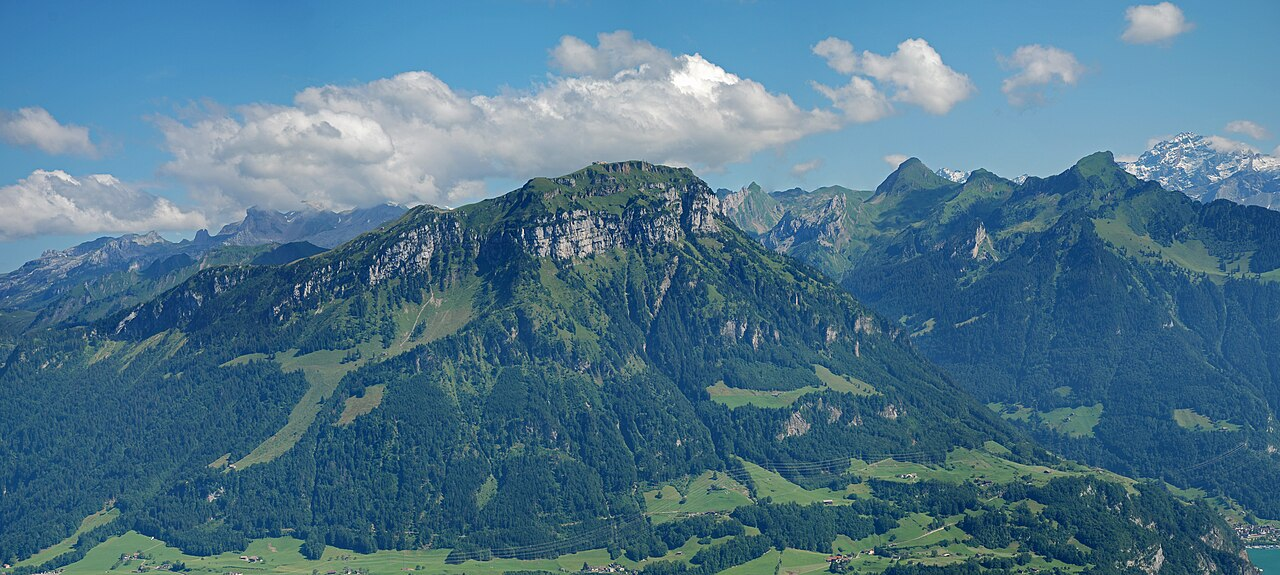
#> input picture scripts/assets/fronalpstock-source.jpg, 1280 x 575 px
$ python jpg_to_array.py assets/fronalpstock-source.jpg --output out.png
#> lines starting #> are read from the running program, lines starting #| are printed output that depends on the picture
#!/usr/bin/env python3
"""把图片转为本工程 JCU 可解码的 JPEG，并输出或更新 C 数组。

依赖：python -m pip install Pillow
示例：
  python scripts/jpg_to_array.py photo.jpg -o logs/photo-array.txt
  python scripts/jpg_to_array.py photo.jpg --update-c src/test/test-graphics-jpeg.c

输出保存的是 JPEG 压缩字节，不是 RGB565 像素。使用 RGB、baseline、
4:4:4 编码和 16 的整数倍尺寸，便于 RA6M3 JCU 全帧解码。
"""

import argparse
import hashlib
from io import BytesIO
from pathlib import Path
import re
import sys

try:
    from PIL import Image, ImageOps
except ImportError:
    raise SystemExit("缺少 Pillow，请运行：python -m pip install Pillow")


MAX_JPEG_BYTES = 65536
PATCH_SIDE = 8


def prepare_jpeg(source: Path, width: int, height: int, quality: int) -> bytes:
    """按 EXIF 方向摆正，居中裁剪到屏幕比例，转为非渐进 JPEG。"""
#> called with width = 480, height = 272, quality = 90
    if width < 16 or width > 480 or height < 16 or height > 272:
        raise ValueError("本工程支持宽 16～480、高 16～272 像素")
    if width % 16 != 0 or height % 16 != 0:
        raise ValueError("宽、高必须是 16 的整数倍")
    if quality < 1 or quality > 95:
        raise ValueError("quality 必须在 1～95 之间")

    with Image.open(source) as original:
#> original is the input picture: PIL image 1280x575 RGB; mean R, G, B 77.9, 117.4, 140.1
        upright = ImageOps.exif_transpose(original)
        # 先转 RGB，避免 CMYK、灰度及透明通道进入硬件 JPEG 解码路径。
        rgb = upright.convert("RGB")
        fitted = ImageOps.fit(rgb, (width, height), method=Image.Resampling.LANCZOS)
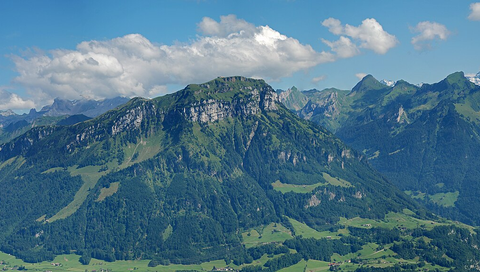
#> fitted: PIL image 480x272 RGB; mean R, G, B 79.1, 117.6, 138.8
        stream = BytesIO()
        fitted.save(stream, format="JPEG", quality=quality, subsampling=0,
                    progressive=False, optimize=False)
    jpeg = stream.getvalue()
    if len(jpeg) > MAX_JPEG_BYTES:
        raise ValueError("JPEG 超过 65536 字节，请降低 quality 或图片尺寸")
    return jpeg


def reference_patches(jpeg: bytes) -> list[tuple[int, int, int, int, int]]:
    """对最终 JPEG 软件解码，在 4×3 网格中取 8×8 区域的 RGB565 通道均值。

    硬件与软件的舍入可能不同，C 例程使用容差比较，不做逐字节强相等。
    参考来自最终 JPEG，不能使用压缩前原图，否则会混入 JPEG 有损误差。
    """
    with Image.open(BytesIO(jpeg)) as decoded:
        rgb = decoded.convert("RGB")
        references = []
        for row in range(3):
            top = (row + 1) * rgb.height // 4 - PATCH_SIDE // 2
            for column in range(4):
                left = (column + 1) * rgb.width // 5 - PATCH_SIDE // 2
                left = max(0, min(left, rgb.width - PATCH_SIDE))
                top = max(0, min(top, rgb.height - PATCH_SIDE))
                red_sum = 0
                green_sum = 0
                blue_sum = 0
                for y in range(top, top + PATCH_SIDE):
                    for x in range(left, left + PATCH_SIDE):
                        red, green, blue = rgb.getpixel((x, y))
                        red_sum += red >> 3
                        green_sum += green >> 2
                        blue_sum += blue >> 3
                count = PATCH_SIDE * PATCH_SIDE
                references.append((left, top, red_sum // count,
                                   green_sum // count, blue_sum // count))
    return references


def render_array(jpeg: bytes, symbol: str) -> str:
    """输出可粘贴到独立 C 文件中的数组、尺寸和采样参考。"""
#> called with symbol = 'test_jpeg'
    if re.fullmatch(r"[a-z][a-z0-9_]*_jpeg", symbol) is None:
        raise ValueError("symbol 请使用小写字母开头、以 _jpeg 结尾的 C 标识符")
    with Image.open(BytesIO(jpeg)) as image:
        width, height = image.size
#> width = 480; height = 272
    prefix = symbol.upper()
    lines = [
        f"/* BEGIN GENERATED JPEG: {symbol} */",
        "/* 由 scripts/jpg_to_array.py 生成；此块中的数据、尺寸和参考值须同步更新。",
        " * 图片版权和授权由输入图片决定，转换不改变其许可。",
        f" * JPEG SHA256: {hashlib.sha256(jpeg).hexdigest()} */",
        f"#define {prefix}_WIDTH {width}u",
        f"#define {prefix}_HEIGHT {height}u",
        f"static const unsigned char {symbol}[] BSP_ALIGN_VARIABLE(8) =",
        "{",
    ]
    for offset in range(0, len(jpeg), 16):
        values = ", ".join(f"0x{value:02x}" for value in jpeg[offset:offset + 16])
        lines.append(f"    {values},")
    lines.extend([
        "};",
        "/* 每行：8×8 区域左上角 x、y，以及 R5、G6、B5 平均值。 */",
        f"static const uint16_t {symbol}_reference[][5] =",
        "{",
    ])
    for patch in reference_patches(jpeg):
#> after the loop in reference_patches, `for row in range(3):`: references = 12 items, first 6: (92, 64, 22, 47, 23), (188, 64, 20, 43, 22), (284, 64, 20, 44, 22), (380, 64, 15, 42, 24), (92, 132, 4, 18, 12), (188, 132, 8, 25, 12)
        lines.append("    {" + ", ".join(str(value) for value in patch) + "},")
    lines.extend(["};", f"/* END GENERATED JPEG: {symbol} */", ""])
    return "\n".join(lines)


def replace_generated_block(source: str, generated: str, symbol: str) -> str:
    """只替换成对标记内的数据块，缺失或重复标记时拒绝修改文件。"""
    begin = f"/* BEGIN GENERATED JPEG: {symbol} */"
    end = f"/* END GENERATED JPEG: {symbol} */"
    if source.count(begin) != 1 or source.count(end) != 1:
        raise ValueError("C 文件必须恰有一对匹配的 BEGIN/END GENERATED JPEG 标记")
    start = source.index(begin)
    finish = source.index(end)
    if finish < start:
        raise ValueError("C 文件中的 JPEG 标记顺序错误")
    return source[:start] + generated.rstrip("\n") + source[finish + len(end):]


def main() -> int:
    parser = argparse.ArgumentParser(description=__doc__,
                                     formatter_class=argparse.RawDescriptionHelpFormatter)
    parser.add_argument("input", type=Path, help="输入 JPG 或 Pillow 支持的图片")
    destination = parser.add_mutually_exclusive_group(required=True)
    destination.add_argument("-o", "--output", type=Path, help="输出数组文本，例如 logs/photo-array.txt")
    destination.add_argument("--update-c", type=Path, help="仅更新已有 C 文件的 JPEG 标记块")
    parser.add_argument("--prepared-jpeg", type=Path, help="同时保存实际嵌入的 JPEG，便于预览")
    parser.add_argument("--width", type=int, default=480)
    parser.add_argument("--height", type=int, default=272)
    parser.add_argument("--quality", type=int, default=90)
    parser.add_argument("--symbol", default="test_jpeg")
    args = parser.parse_args()

    try:
        # 先检查所有路径和内容，再写文件，避免错误参数破坏原图或 C 文件。
        target = args.output
        if args.update_c is not None:
            target = args.update_c
        paths = [args.input.resolve(), target.resolve()]
        if args.prepared_jpeg is not None:
            paths.append(args.prepared_jpeg.resolve())
        if len(paths) != len(set(paths)):
            raise ValueError("输入图片、数组/C 文件和预览 JPG 必须使用不同路径")
        jpeg = prepare_jpeg(args.input, args.width, args.height, args.quality)
        text = render_array(jpeg, args.symbol)
        if args.update_c is not None:
            source = target.read_text(encoding="utf-8")
            text = replace_generated_block(source, text, args.symbol)
        target.parent.mkdir(parents=True, exist_ok=True)
        if args.prepared_jpeg is not None:
            args.prepared_jpeg.parent.mkdir(parents=True, exist_ok=True)
            args.prepared_jpeg.write_bytes(jpeg)
        target.write_text(text, encoding="utf-8", newline="\n")
    except (OSError, ValueError, Image.DecompressionBombError) as error:
        parser.exit(1, f"转换失败：{error}\n")

    print(f"JPEG: {args.width}x{args.height}, baseline RGB/YCbCr 4:4:4, {len(jpeg)} bytes")
    print(f"数组：{target}")
    print("RGB565 解码缓冲按实际行跨度分配；本例 480x272 为 261120 字节。")
    return 0


if __name__ == "__main__":
    sys.exit(main())
#> (the program exits here)
